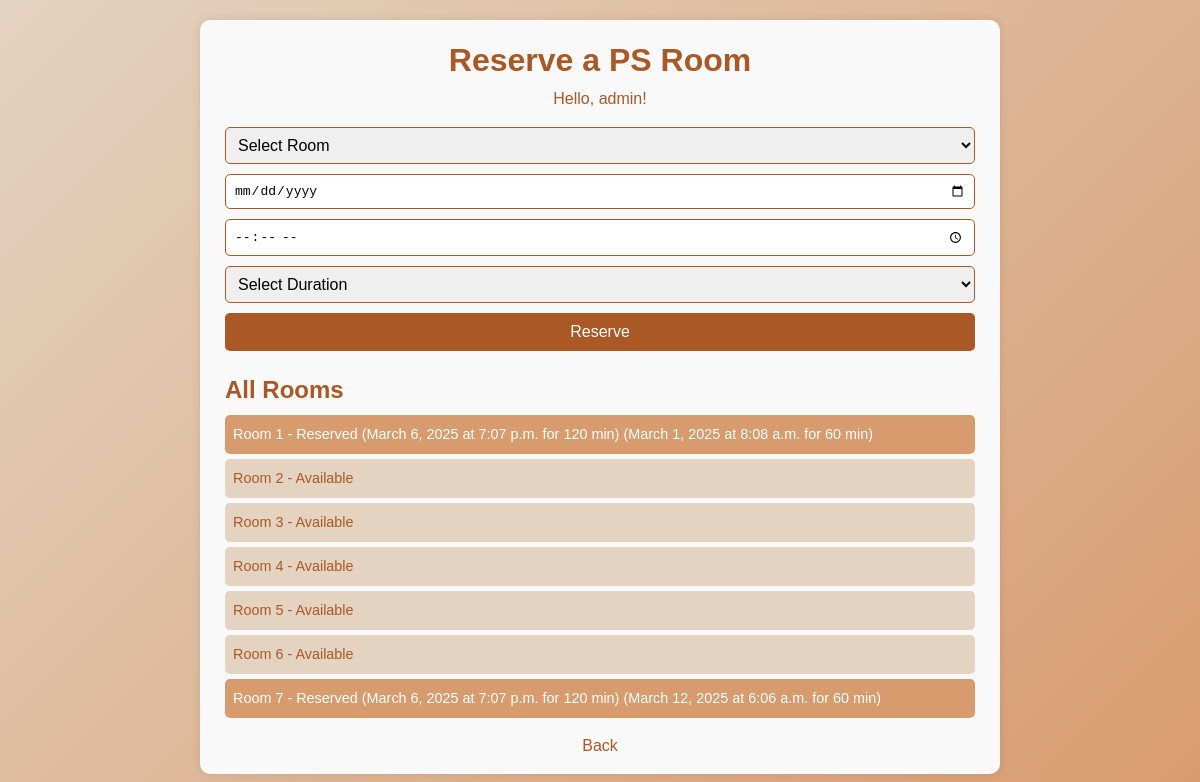
/cafe/reserve_ps_room/ (signed in), run on the app's committed database.
### cafe/models.py (models this page shows, shortened)
class Room(models.Model):
    number = models.IntegerField(unique=True)
    is_available = models.BooleanField(default=True)

class RoomReservation(models.Model):
    user = models.ForeignKey(User, on_delete=models.CASCADE)
    room = models.ForeignKey(Room, on_delete=models.CASCADE)
    date = models.DateField()
    start_time = models.TimeField()
    duration = models.IntegerField(choices=[(30, '30 min'), (60, '1 hour'), (120, '2 hours')])
    created_at = models.DateTimeField(auto_now_add=True)

### cafe/views.py (the view, shortened to what this page needs)
# urls.py: path('reserve_ps_room/', views.reserve_ps_room, name='reserve_ps_room'),
@login_required
def reserve_ps_room(request):
    rooms = Room.objects.all()
    all_rooms = Room.objects.all()
    reservations = RoomReservation.objects.all()
    return render(request, 'cafe/reserve_ps_room.html', {
        'rooms': rooms,
        'all_rooms': all_rooms,
        'reservations': reservations
    })

### cafe/templates/cafe/reserve_ps_room.html (shortened to what this page needs)
{% load static %}
<!DOCTYPE html>
<html lang="en">
<head>
    <link rel="stylesheet" href="{% static 'css/style.css' %}">
</head>
<body>
    <div class="reserve-container">
        <h1>Reserve a PS Room</h1>
        {% if user.is_authenticated %}
            <p>Hello, {{ user.username }}!</p>
            <form method="POST" id="ps-room-form">
                <select name="room_number" required>
                    <option value="" disabled selected>Select Room</option>
                </select>
                <input type="date" name="date" required>
                <input type="time" name="start_time" required>
                <select name="duration" required>
                    <option value="" disabled selected>Select Duration</option>
                </select>
                <button type="submit">Reserve</button>
            </form>
            <div class="rooms-list">
                <h2>All Rooms</h2>
                {% for room in all_rooms %}
                    <div class="room-item {% if room.is_available %}available{% else %}reserved{% endif %}">
                        Room {{ room.number }} -
                        {% if room.is_available %}
                            Available
                        {% else %}
                            Reserved
                            {% for reservation in reservations %}
                                {% if reservation.room.id == room.id %}
                                    ({{ reservation.date }} at {{ reservation.start_time }} for {{ reservation.duration }} min)
                                {% endif %}
                            {% endfor %}
                        {% endif %}
                    </div>
                {% endfor %}
            </div>
        {% else %}
            <p>Please <a href="{% url 'login' %}">login</a> or <a href="{% url 'cafe:signup' %}">sign up</a> to reserve.</p>
        {% endif %}
        <a href="{% url 'cafe:home' %}" class="back-link">Back</a>
    </div>
</body>
</html>

### cafe/static/css/style.css (style rules this page uses)
body { font-family: 'Orbitron', 'Poppins', sans-serif; background: #e4d3c1; color: #aa5825; max-width: 1400px; margin: 0 auto; padding: 0 30px; line-height: 1.8; position: relative; overflow-x: hidden; min-height: 100vh; -webkit-font-smoothing: antialiased; -moz-osx-font-smoothing: grayscale; }

### cafe/templates/cafe/reserve_ps_room.html (style rules this page uses)
* { margin: 0; padding: 0; box-sizing: border-box; }
body { font-family: 'Poppins', sans-serif; background: linear-gradient(135deg, #e4d3c1 0%, #d89b6e 100%); color: #aa5825; line-height: 1.6; }
.reserve-container { max-width: 800px; margin: 20px auto; padding: 15px; background: #f9f9f9; border-radius: 10px; box-shadow: 0 0 10px rgba(0, 0, 0, 0.1); }
h1 { text-align: center; color: #aa5825; font-size: 2em; }
p { text-align: center; margin-bottom: 15px; }
form { display: flex; flex-direction: column; gap: 10px; max-width: 100%; margin: 0 auto; padding: 0 10px; }
select, input[type="date"], input[type="time"] { padding: 8px; border: 1px solid #aa5825; border-radius: 5px; font-size: 1em; width: 100%; }
button[type="submit"] { padding: 10px; background: #aa5825; color: white; border: none; border-radius: 5px; cursor: pointer; font-size: 1em; transition: background 0.3s ease; }
.rooms-list { margin-top: 20px; padding: 0 10px; }
.room-item { padding: 8px; margin: 5px 0; border-radius: 5px; font-size: 0.9em; }
.available { background: #e4d3c1; }
.reserved { background: #d89b6e; color: white; }
.back-link { display: block; text-align: center; margin-top: 15px; color: #aa5825; text-decoration: none; font-size: 1em; }

### data on the page
Room: number "1"
RoomReservation: date "March 6, 2025", start_time "7:07 p.m.", duration "120"
RoomReservation: date "March 1, 2025", start_time "8:08 a.m.", duration "60"
Room: number "2", is_available "Available"
Room: number "3", is_available "Available"
Room: number "4", is_available "Available"
Room: number "5", is_available "Available"
Room: number "6", is_available "Available"
Room: number "7"
RoomReservation: date "March 6, 2025", start_time "7:07 p.m.", duration "120"
RoomReservation: date "March 12, 2025", start_time "6:06 a.m.", duration "60"

### other printed values
{{ user.username }} "admin"
